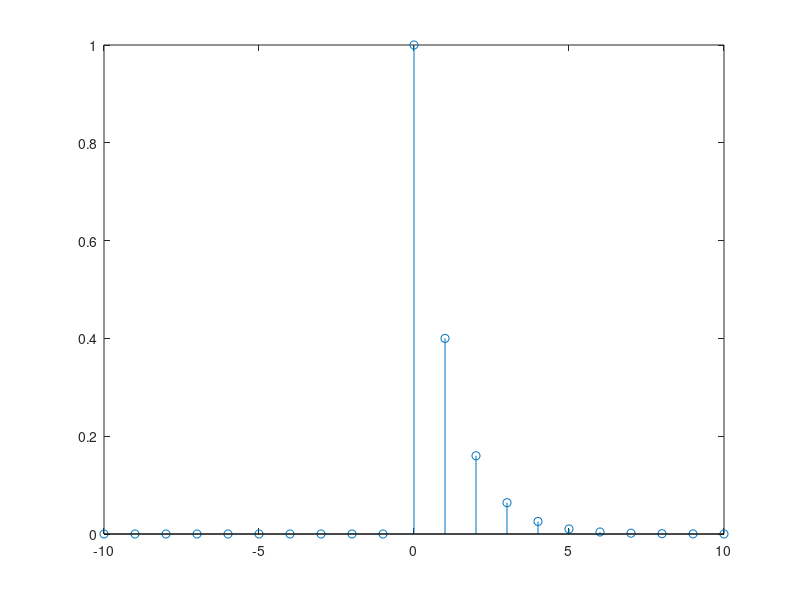

This figure's MATLAB source:
clc;
clear;

x=[zeros(1,10) 1 zeros(1,10)];
n=-10:10;

a=[1 real(-0.8*exp(1i*pi/3))];
b=1;
y=filter(b,a,x);
stem(n,y);

    
